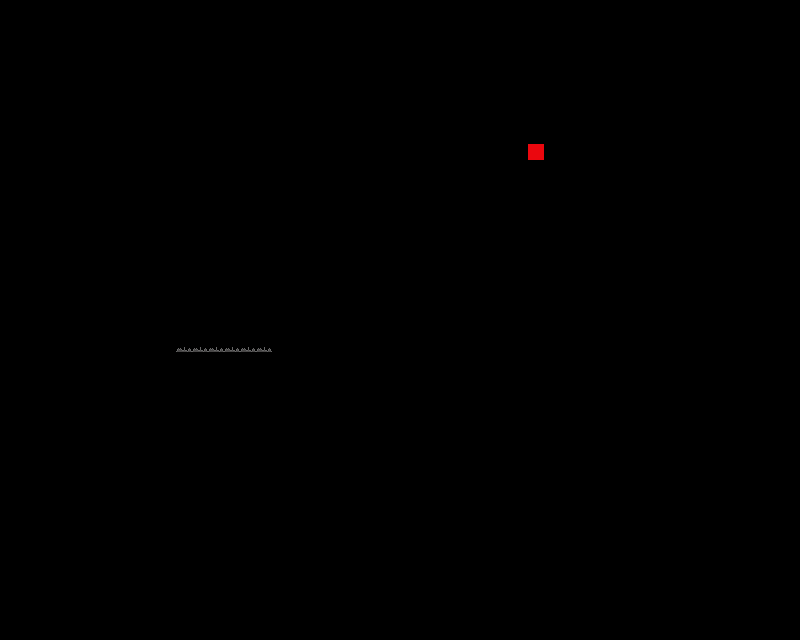

This game map was drawn from its Tiled (.tmx) file and the tilesets committed beside it. A one-line description and the trimmed map source follow:
An orthogonal 50x40 tile map with 16x16 px tiles, 1 tile layer (Tile Layer 1), 3 tilesets.

<map version="1.0" orientation="orthogonal" width="50" height="40" tilewidth="16" tileheight="16">
 <tileset firstgid="1" name="player" tilewidth="16" tileheight="16">
  <image source="../images/player.png" width="16" height="16" />
  <tile id="0">
   <properties>
    <property name="class" value="Player" />
   </properties>
  </tile>
 </tileset>
 <tileset firstgid="2" name="wall" tilewidth="16" tileheight="16">
  <image source="../images/wall.png" width="16" height="16" />
  <tile id="0">
   <properties>
    <property name="class" value="Wall" />
   </properties>
  </tile>
 </tileset>
 <tileset firstgid="3" name="hazards" tilewidth="16" tileheight="16">
  <image source="../images/spike.png" width="16" height="16" />
  <tile id="0">
   <properties>
    <property name="class" value="Spike" />
   </properties>
  </tile>
 </tileset>
 <layer name="Tile Layer 1" width="50" height="40">
  <data>[2000 cells, 68 non-empty, 3 distinct tile ids]</data>
 </layer>
</map>
